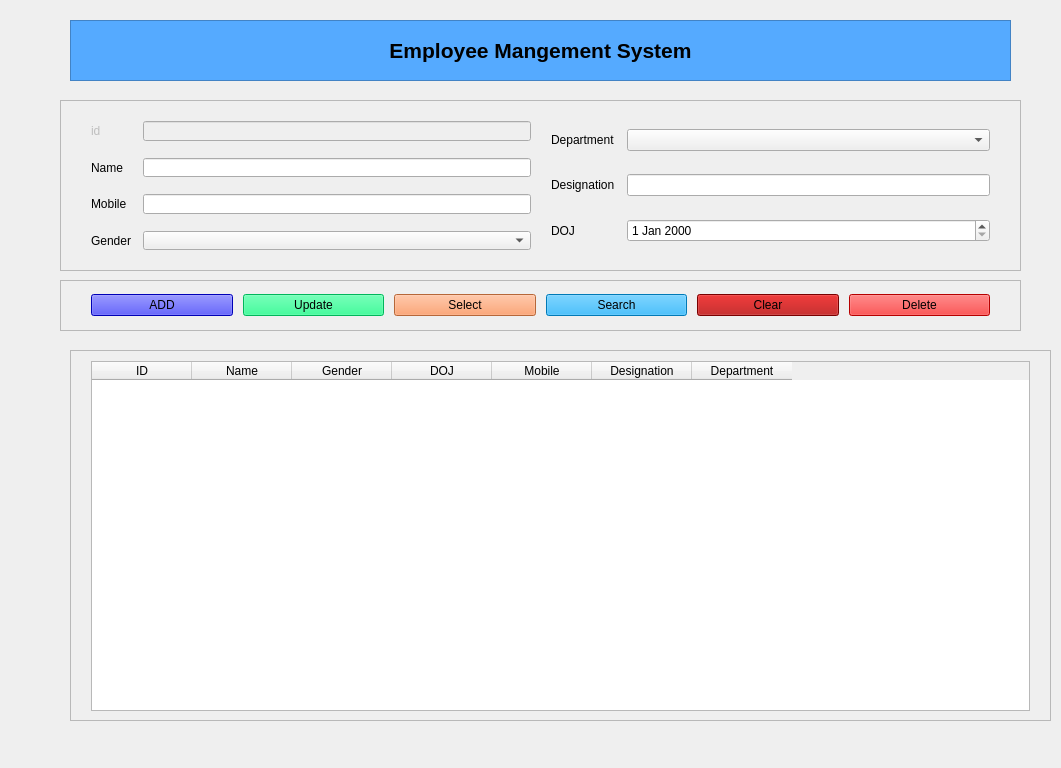
<?xml version="1.0" encoding="UTF-8"?>
<ui version="4.0">
 <class>MainWindow</class>
 <widget class="QMainWindow" name="MainWindow">
  <property name="geometry">
   <rect>
    <x>0</x>
    <y>0</y>
    <width>1061</width>
    <height>768</height>
   </rect>
  </property>
  <property name="windowTitle">
   <string>MainWindow</string>
  </property>
  <widget class="QWidget" name="centralwidget">
   <widget class="QFrame" name="frame">
    <property name="geometry">
     <rect>
      <x>70</x>
      <y>20</y>
      <width>941</width>
      <height>61</height>
     </rect>
    </property>
    <property name="styleSheet">
     <string notr="true">background-color: rgb(85, 170, 255);
border-color: rgb(60, 229, 231);</string>
    </property>
    <property name="frameShape">
     <enum>QFrame::StyledPanel</enum>
    </property>
    <property name="frameShadow">
     <enum>QFrame::Raised</enum>
    </property>
    <layout class="QHBoxLayout" name="horizontalLayout">
     <item>
      <widget class="QLabel" name="title_label">
       <property name="font">
        <font>
         <pointsize>16</pointsize>
         <weight>75</weight>
         <bold>true</bold>
        </font>
       </property>
       <property name="focusPolicy">
        <enum>Qt::NoFocus</enum>
       </property>
       <property name="text">
        <string>Employee Mangement System</string>
       </property>
       <property name="alignment">
        <set>Qt::AlignCenter</set>
       </property>
      </widget>
     </item>
    </layout>
   </widget>
   <widget class="QFrame" name="info_frame">
    <property name="geometry">
     <rect>
      <x>60</x>
      <y>100</y>
      <width>961</width>
      <height>171</height>
     </rect>
    </property>
    <property name="frameShape">
     <enum>QFrame::StyledPanel</enum>
    </property>
    <property name="frameShadow">
     <enum>QFrame::Raised</enum>
    </property>
    <layout class="QGridLayout" name="gridLayout_3">
     <property name="leftMargin">
      <number>30</number>
     </property>
     <property name="topMargin">
      <number>20</number>
     </property>
     <property name="rightMargin">
      <number>30</number>
     </property>
     <property name="bottomMargin">
      <number>20</number>
     </property>
     <property name="spacing">
      <number>20</number>
     </property>
     <item row="0" column="0">
      <layout class="QGridLayout" name="gridLayout">
       <property name="horizontalSpacing">
        <number>12</number>
       </property>
       <property name="verticalSpacing">
        <number>17</number>
       </property>
       <item row="0" column="0">
        <widget class="QLabel" name="label_8">
         <property name="enabled">
          <bool>false</bool>
         </property>
         <property name="text">
          <string>id</string>
         </property>
        </widget>
       </item>
       <item row="0" column="1">
        <widget class="QLineEdit" name="id">
         <property name="enabled">
          <bool>false</bool>
         </property>
        </widget>
       </item>
       <item row="1" column="0">
        <widget class="QLabel" name="label_2">
         <property name="text">
          <string>Name</string>
         </property>
        </widget>
       </item>
       <item row="1" column="1">
        <widget class="QLineEdit" name="name"/>
       </item>
       <item row="2" column="0">
        <widget class="QLabel" name="label_3">
         <property name="text">
          <string>Mobile</string>
         </property>
        </widget>
       </item>
       <item row="2" column="1">
        <widget class="QLineEdit" name="mobile"/>
       </item>
       <item row="3" column="0">
        <widget class="QLabel" name="label_4">
         <property name="text">
          <string>Gender</string>
         </property>
        </widget>
       </item>
       <item row="3" column="1">
        <widget class="QComboBox" name="gender">
         <item>
          <property name="text">
           <string/>
          </property>
         </item>
         <item>
          <property name="text">
           <string>Male</string>
          </property>
         </item>
         <item>
          <property name="text">
           <string>Female</string>
          </property>
         </item>
         <item>
          <property name="text">
           <string>Other</string>
          </property>
         </item>
        </widget>
       </item>
      </layout>
     </item>
     <item row="0" column="1">
      <layout class="QGridLayout" name="gridLayout_2">
       <property name="horizontalSpacing">
        <number>12</number>
       </property>
       <property name="verticalSpacing">
        <number>15</number>
       </property>
       <item row="0" column="0">
        <widget class="QLabel" name="label_5">
         <property name="text">
          <string>Department</string>
         </property>
        </widget>
       </item>
       <item row="0" column="1">
        <widget class="QComboBox" name="department">
         <item>
          <property name="text">
           <string/>
          </property>
         </item>
         <item>
          <property name="text">
           <string>IT</string>
          </property>
         </item>
         <item>
          <property name="text">
           <string>Account</string>
          </property>
         </item>
         <item>
          <property name="text">
           <string>Sales</string>
          </property>
         </item>
         <item>
          <property name="text">
           <string>HR</string>
          </property>
         </item>
        </widget>
       </item>
       <item row="1" column="0">
        <widget class="QLabel" name="label_6">
         <property name="text">
          <string>Designation</string>
         </property>
        </widget>
       </item>
       <item row="1" column="1">
        <widget class="QLineEdit" name="designation"/>
       </item>
       <item row="2" column="0">
        <widget class="QLabel" name="label_7">
         <property name="text">
          <string>DOJ</string>
         </property>
        </widget>
       </item>
       <item row="2" column="1">
        <widget class="QDateEdit" name="doj"/>
       </item>
      </layout>
     </item>
    </layout>
   </widget>
   <widget class="QFrame" name="functio_frame">
    <property name="geometry">
     <rect>
      <x>60</x>
      <y>280</y>
      <width>961</width>
      <height>51</height>
     </rect>
    </property>
    <property name="frameShape">
     <enum>QFrame::StyledPanel</enum>
    </property>
    <property name="frameShadow">
     <enum>QFrame::Raised</enum>
    </property>
    <layout class="QGridLayout" name="gridLayout_4">
     <property name="leftMargin">
      <number>30</number>
     </property>
     <property name="rightMargin">
      <number>30</number>
     </property>
     <property name="horizontalSpacing">
      <number>10</number>
     </property>
     <property name="verticalSpacing">
      <number>15</number>
     </property>
     <item row="0" column="0">
      <widget class="QPushButton" name="add_btn">
       <property name="styleSheet">
        <string notr="true">background-color: rgb(0, 0, 255);</string>
       </property>
       <property name="text">
        <string>ADD</string>
       </property>
       <property name="icon">
        <iconset>
         <normaloff>img/add-button-svgrepo-com.svg</normaloff>img/add-button-svgrepo-com.svg</iconset>
       </property>
      </widget>
     </item>
     <item row="0" column="1">
      <widget class="QPushButton" name="update_btn">
       <property name="styleSheet">
        <string notr="true">background-color: rgb(0, 255, 127);</string>
       </property>
       <property name="text">
        <string>Update</string>
       </property>
       <property name="icon">
        <iconset>
         <normaloff>img/update-business-user-svgrepo-com.svg</normaloff>img/update-business-user-svgrepo-com.svg</iconset>
       </property>
      </widget>
     </item>
     <item row="0" column="2">
      <widget class="QPushButton" name="select_btn">
       <property name="styleSheet">
        <string notr="true">background-color: rgb(255, 144, 80);</string>
       </property>
       <property name="text">
        <string>Select</string>
       </property>
       <property name="icon">
        <iconset>
         <normaloff>img/select-svgrepo-com.svg</normaloff>img/select-svgrepo-com.svg</iconset>
       </property>
      </widget>
     </item>
     <item row="0" column="3">
      <widget class="QPushButton" name="search_btn">
       <property name="styleSheet">
        <string notr="true">background-color: rgb(0, 85, 127);
background-color: rgb(0, 170, 255);</string>
       </property>
       <property name="text">
        <string>Search</string>
       </property>
       <property name="icon">
        <iconset>
         <normaloff>img/search-file-svgrepo-com.svg</normaloff>img/search-file-svgrepo-com.svg</iconset>
       </property>
      </widget>
     </item>
     <item row="0" column="4">
      <widget class="QPushButton" name="clear_btn">
       <property name="styleSheet">
        <string notr="true">background-color: rgb(170, 0, 0);</string>
       </property>
       <property name="text">
        <string>Clear</string>
       </property>
       <property name="icon">
        <iconset>
         <normaloff>img/clear-all-svgrepo-com.svg</normaloff>img/clear-all-svgrepo-com.svg</iconset>
       </property>
      </widget>
     </item>
     <item row="0" column="5">
      <widget class="QPushButton" name="delete_btn">
       <property name="styleSheet">
        <string notr="true">background-color: rgb(255, 0, 0);</string>
       </property>
       <property name="text">
        <string>Delete</string>
       </property>
       <property name="icon">
        <iconset>
         <normaloff>img/delete-svgrepo-com.svg</normaloff>img/delete-svgrepo-com.svg</iconset>
       </property>
      </widget>
     </item>
    </layout>
   </widget>
   <widget class="QFrame" name="result_frame">
    <property name="geometry">
     <rect>
      <x>70</x>
      <y>350</y>
      <width>981</width>
      <height>371</height>
     </rect>
    </property>
    <property name="frameShape">
     <enum>QFrame::StyledPanel</enum>
    </property>
    <property name="frameShadow">
     <enum>QFrame::Raised</enum>
    </property>
    <layout class="QGridLayout" name="gridLayout_5">
     <property name="leftMargin">
      <number>20</number>
     </property>
     <property name="topMargin">
      <number>10</number>
     </property>
     <property name="rightMargin">
      <number>20</number>
     </property>
     <property name="verticalSpacing">
      <number>15</number>
     </property>
     <item row="0" column="0">
      <widget class="QTableWidget" name="tableWidget">
       <property name="styleSheet">
        <string notr="true">QHeaderView::{
border:none;
boder-bottom:1px solid #d0c6ff;
text-align:left;
padding:3px 5px}</string>
       </property>
       <column>
        <property name="text">
         <string>ID</string>
        </property>
       </column>
       <column>
        <property name="text">
         <string>Name</string>
        </property>
       </column>
       <column>
        <property name="text">
         <string>Gender</string>
        </property>
       </column>
       <column>
        <property name="text">
         <string>DOJ</string>
        </property>
       </column>
       <column>
        <property name="text">
         <string>Mobile</string>
        </property>
       </column>
       <column>
        <property name="text">
         <string>Designation</string>
        </property>
       </column>
       <column>
        <property name="text">
         <string>Department</string>
        </property>
       </column>
      </widget>
     </item>
    </layout>
   </widget>
  </widget>
 </widget>
 <resources/>
 <connections/>
</ui>
